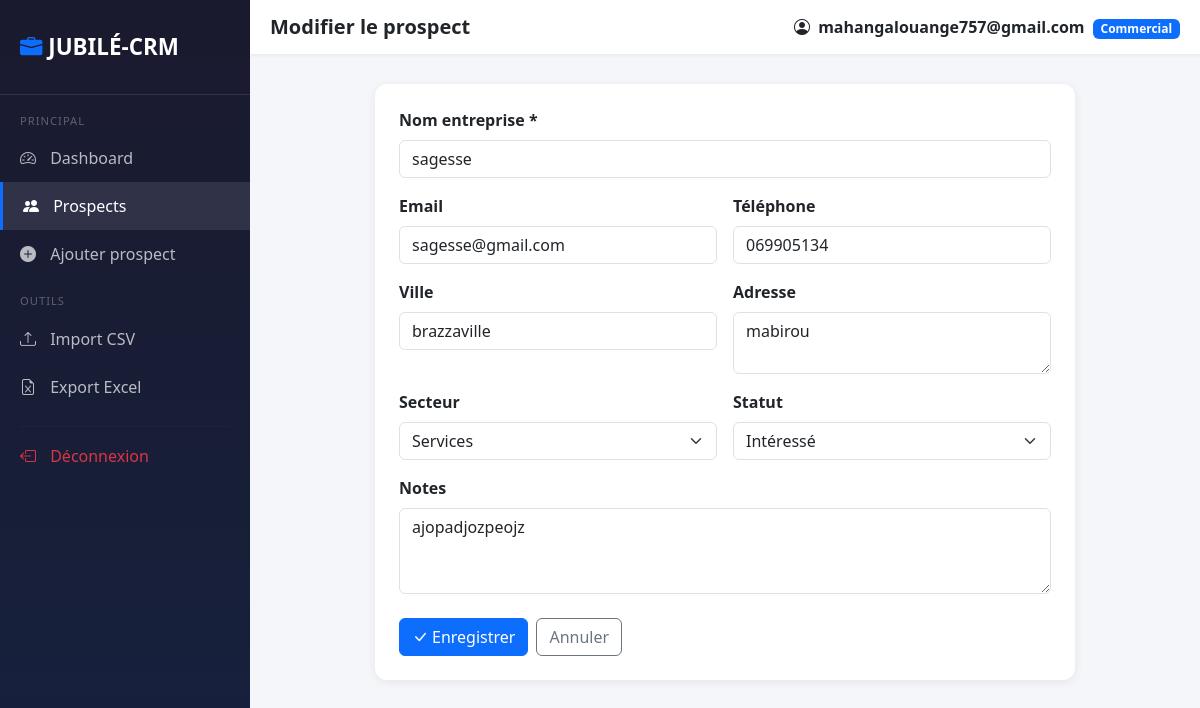
Page /crm/prospects/5/modifier/ (signed in) on the committed database.
### apps/crm/models.py (models this page shows, shortened)
class Prospect(models.Model):
    STATUT_CHOICES = [
        ('nouveau', 'Nouveau'),
        ('contacte', 'Contacté'),
        ('interesse', 'Intéressé'),
        ('negocia', 'En négociation'),
        ('client', 'Client'),
        ('perdu', 'Perdu'),
    ]
    SECTEUR_CHOICES = [
        ('commerce', 'Commerce'),
        ('industrie', 'Industrie'),
        ('services', 'Services'),
        ('tech', 'Technologie'),
        ('sante', 'Santé'),
        ('education', 'Éducation'),
        ('autre', 'Autre'),
    ]
    nom_entreprise = models.CharField(max_length=200)
    email          = models.EmailField(blank=True, null=True)
    telephone      = models.CharField(max_length=20, blank=True, null=True)
    adresse        = models.TextField(blank=True, null=True)
    ville          = models.CharField(max_length=100, blank=True, null=True)
    secteur        = models.CharField(max_length=50, choices=SECTEUR_CHOICES, default='autre')
    statut         = models.CharField(max_length=20, choices=STATUT_CHOICES, default='nouveau')
    notes          = models.TextField(blank=True, null=True)
    date_creation  = models.DateTimeField(auto_now_add=True)
    date_modif     = models.DateTimeField(auto_now=True)
    cree_par       = models.ForeignKey(User, on_delete=models.SET_NULL, null=True, related_name='prospects')
    class Meta:
        ordering = ['-date_creation']
        verbose_name = 'Prospect'
        verbose_name_plural = 'Prospects'

### apps/crm/views.py (the view)
# urls.py: path('prospects/<int:pk>/modifier/',       views.prospect_update,        name='prospect_update'),
@login_required
def prospect_update(request, pk):
    prospect = get_object_or_404(Prospect, pk=pk)
    check_prospect_access(request.user, prospect)
    if request.method == 'POST':
        form = ProspectForm(request.POST, instance=prospect)
        if form.is_valid():
            form.save()
            messages.success(request, '✅ Prospect modifié avec succès !')
            return redirect('crm:prospect_list')
    else:
        form = ProspectForm(instance=prospect)
    return render(request, 'crm/prospect_form.html', {'form': form, 'titre': 'Modifier le prospect'})

### apps/crm/forms.py
class ProspectForm(forms.ModelForm):
    class Meta:
        model  = Prospect
        fields = [
            'nom_entreprise', 'email', 'telephone',
            'adresse', 'ville', 'secteur', 'statut', 'notes'
        ]
        widgets = {
            'nom_entreprise': forms.TextInput(attrs={'class': 'form-control', 'placeholder': 'Nom entreprise'}),
            'email':          forms.EmailInput(attrs={'class': 'form-control', 'placeholder': 'Email'}),
            'telephone':      forms.TextInput(attrs={'class': 'form-control', 'placeholder': 'Téléphone'}),
            'adresse':        forms.Textarea(attrs={'class': 'form-control', 'rows': 2}),
            'ville':          forms.TextInput(attrs={'class': 'form-control', 'placeholder': 'Ville'}),
            'secteur':        forms.Select(attrs={'class': 'form-select'}),
            'statut':         forms.Select(attrs={'class': 'form-select'}),
            'notes':          forms.Textarea(attrs={'class': 'form-control', 'rows': 3}),
        }

### apps/crm/views.py (called while the page is built)
def check_prospect_access(user, prospect):
    if user.is_superuser or user.groups.filter(name='Manager').exists():
        return True
    if prospect.cree_par == user:
        return True
    raise PermissionDenied

### templates/crm/prospect_form.html (shortened to what this page needs)
{% extends 'base.html' %}
{% block page_title %}{{ titre }}{% endblock %}
{% block content %}
<div class="card p-4" style="max-width:700px; margin:auto;">
  <form method="post">
    <div class="row g-3">
      <div class="col-md-12">
        <label class="form-label fw-semibold">Nom entreprise *</label>
        {{ form.nom_entreprise }}
      </div>
      <div class="col-md-6">
        <label class="form-label fw-semibold">Email</label>
        {{ form.email }}
      </div>
      <div class="col-md-6">
        <label class="form-label fw-semibold">Téléphone</label>
        {{ form.telephone }}
      </div>
      <div class="col-md-6">
        <label class="form-label fw-semibold">Ville</label>
        {{ form.ville }}
      </div>
      <div class="col-md-6">
        <label class="form-label fw-semibold">Adresse</label>
        {{ form.adresse }}
      </div>
      <div class="col-md-6">
        <label class="form-label fw-semibold">Secteur</label>
        {{ form.secteur }}
      </div>
      <div class="col-md-6">
        <label class="form-label fw-semibold">Statut</label>
        {{ form.statut }}
      </div>
      <div class="col-md-12">
        <label class="form-label fw-semibold">Notes</label>
        {{ form.notes }}
      </div>
    </div>
    <div class="mt-4 d-flex gap-2">
      <button type="submit" class="btn btn-primary">
        <i class="bi bi-check-lg me-1"></i>Enregistrer
      </button>
      <a href="{% url 'crm:prospect_list' %}" class="btn btn-outline-secondary">Annuler</a>
    </div>
  </form>
</div>
{% endblock %}

### templates/base.html (shortened to what this page needs)
<!DOCTYPE html>
<html lang="fr">
<head>
  <link href="https://cdn.jsdelivr.net/npm/bootstrap@5.3.0/dist/css/bootstrap.min.css" rel="stylesheet"/>
  <link href="https://cdn.jsdelivr.net/npm/bootstrap-icons@1.10.5/font/bootstrap-icons.css" rel="stylesheet"/>
</head>
<body>
{% if user.is_authenticated %}
<div class="sidebar" id="sidebar">
  <a class="brand" href="{% url 'crm:dashboard' %}">
    <i class="bi bi-briefcase-fill text-primary"></i> JUBILÉ-CRM
  </a>
  <nav class="nav flex-column mt-2">
    <div style="color:rgba(255,255,255,0.3); font-size:0.7rem; padding:10px 20px 5px;
                text-transform:uppercase; letter-spacing:1px;">
      Principal
    </div>
    <a class="nav-link {% if request.resolver_match.url_name == 'dashboard' %}active{% endif %}"
       href="{% url 'crm:dashboard' %}">
      <i class="bi bi-speedometer2"></i> Dashboard
    </a>
    <a class="nav-link {% if 'prospect' in request.resolver_match.url_name %}active{% endif %}"
       href="{% url 'crm:prospect_list' %}">
      <i class="bi bi-people-fill"></i> Prospects
    </a>
    <a class="nav-link" href="{% url 'crm:prospect_create' %}">
      <i class="bi bi-plus-circle-fill"></i> Ajouter prospect
    </a>
    <div style="color:rgba(255,255,255,0.3); font-size:0.7rem; padding:15px 20px 5px;
                text-transform:uppercase; letter-spacing:1px;">
      Outils
    </div>
    <a class="nav-link" href="{% url 'crm:import_csv' %}">
      <i class="bi bi-upload"></i> Import CSV
    </a>
    <a class="nav-link" href="{% url 'crm:export_excel' %}">
      <i class="bi bi-file-earmark-excel"></i> Export Excel
    </a>
    <hr style="border-color:rgba(255,255,255,0.1); margin:15px 20px 5px;">
    <a class="nav-link text-danger" href="{% url 'users:logout' %}">
      <i class="bi bi-box-arrow-left"></i> Déconnexion
    </a>
  </nav>
</div>
<div class="main-content">
  <div class="topbar">
    <div class="d-flex align-items-center">
      <h5 class="mb-0 fw-bold">{% block page_title %}{% endblock %}</h5>
    </div>
    <div>
      <i class="bi bi-person-circle me-1"></i>
      <strong>{{ user.username }}</strong>
      {% if user.is_superuser %}
        <span class="badge bg-danger ms-1">Admin</span>
      {% elif user.groups.all.0 %}
        <span class="badge bg-primary ms-1">{{ user.groups.all.0 }}</span>
      {% endif %}
    </div>
  </div>
  {% block content %}{% endblock %}
</div>
{% else %}
  {% block auth_content %}{% endblock %}
{% endif %}
</body>
</html>

### templates/base.html (style rules this page uses)
body { background-color: #f4f6f9; }
.sidebar { min-height: 100vh; background: linear-gradient(180deg, #1a1a2e 0%, #16213e 100%); width: 250px; position: fixed; top: 0; left: 0; padding-top: 20px; z-index: 1000; transition: transform 0.3s ease; overflow-y: auto; }
.sidebar .brand { color: #fff; font-size: 1.4rem; font-weight: 700; padding: 10px 20px 30px; border-bottom: 1px solid rgba(255,255,255,0.1); display: block; text-decoration: none; }
.sidebar .nav-link { color: rgba(255,255,255,0.7); padding: 12px 20px; border-radius: 0; transition: all 0.2s; }
.sidebar .nav-link:hover, .sidebar .nav-link.active { color: #fff; background: rgba(255,255,255,0.1); border-left: 3px solid #0d6efd; }
.sidebar .nav-link i { margin-right: 10px; }
.main-content { margin-left: 250px; padding: 30px; transition: margin-left 0.3s ease; }
.topbar { background: #fff; padding: 15px 20px; margin: -30px -30px 30px; box-shadow: 0 1px 4px rgba(0,0,0,0.07); display: flex; justify-content: space-between; align-items: center; }
.card { border: none; border-radius: 12px; box-shadow: 0 2px 10px rgba(0,0,0,0.07); }

### rows in the picture
Prospect: nom_entreprise "sagesse", email "sagesse@gmail.com", telephone "069905134", ville "brazzaville", adresse "mabirou", secteur "Services", statut "Intéressé", notes "ajopadjozpeojz"

### other values in the picture
{{ titre }} "Modifier le prospect"
{{ user.username }} "mahangalouange757@gmail.com"
{{ user.groups.all.0 }} "Commercial"
